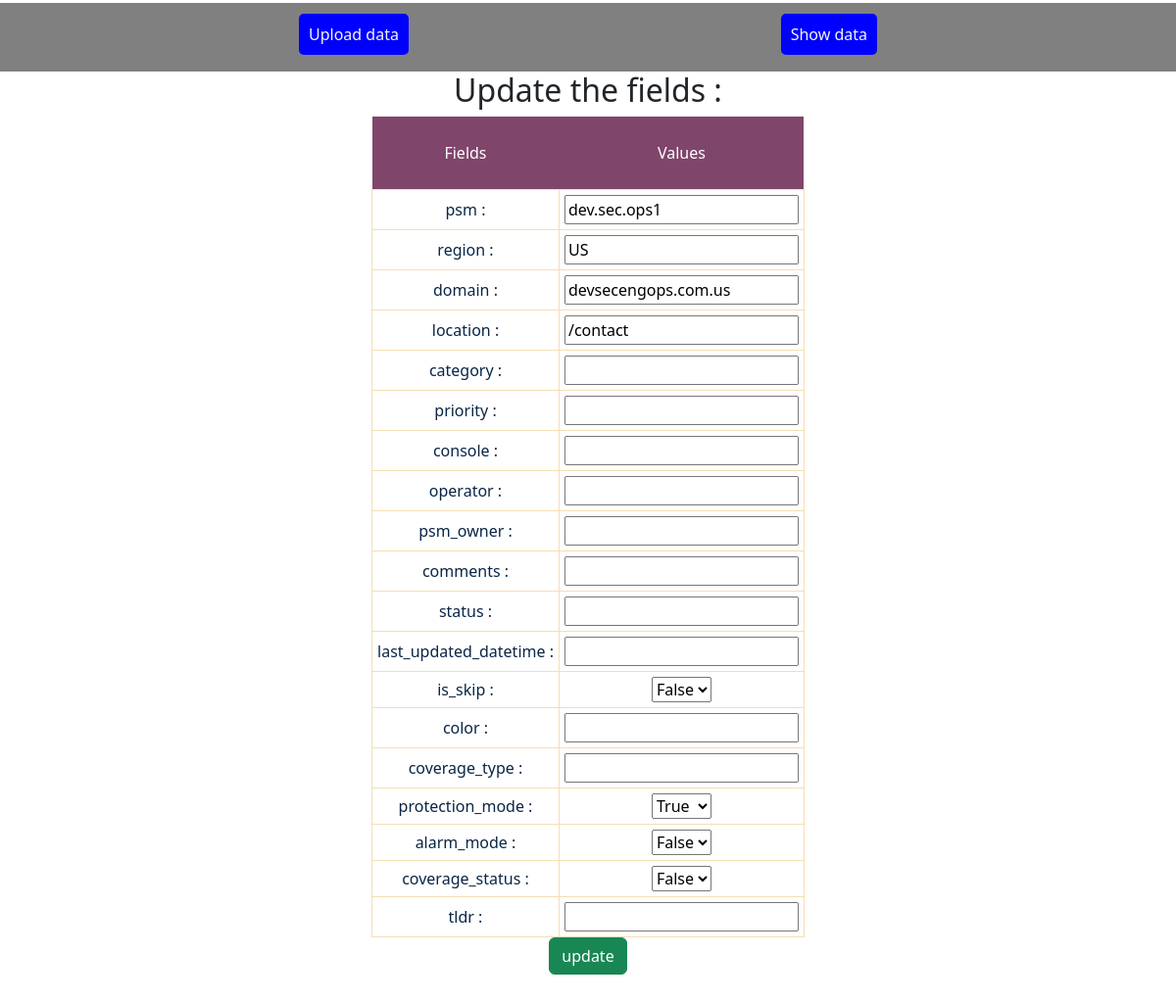
The app's page /edit-record/71/, older data.
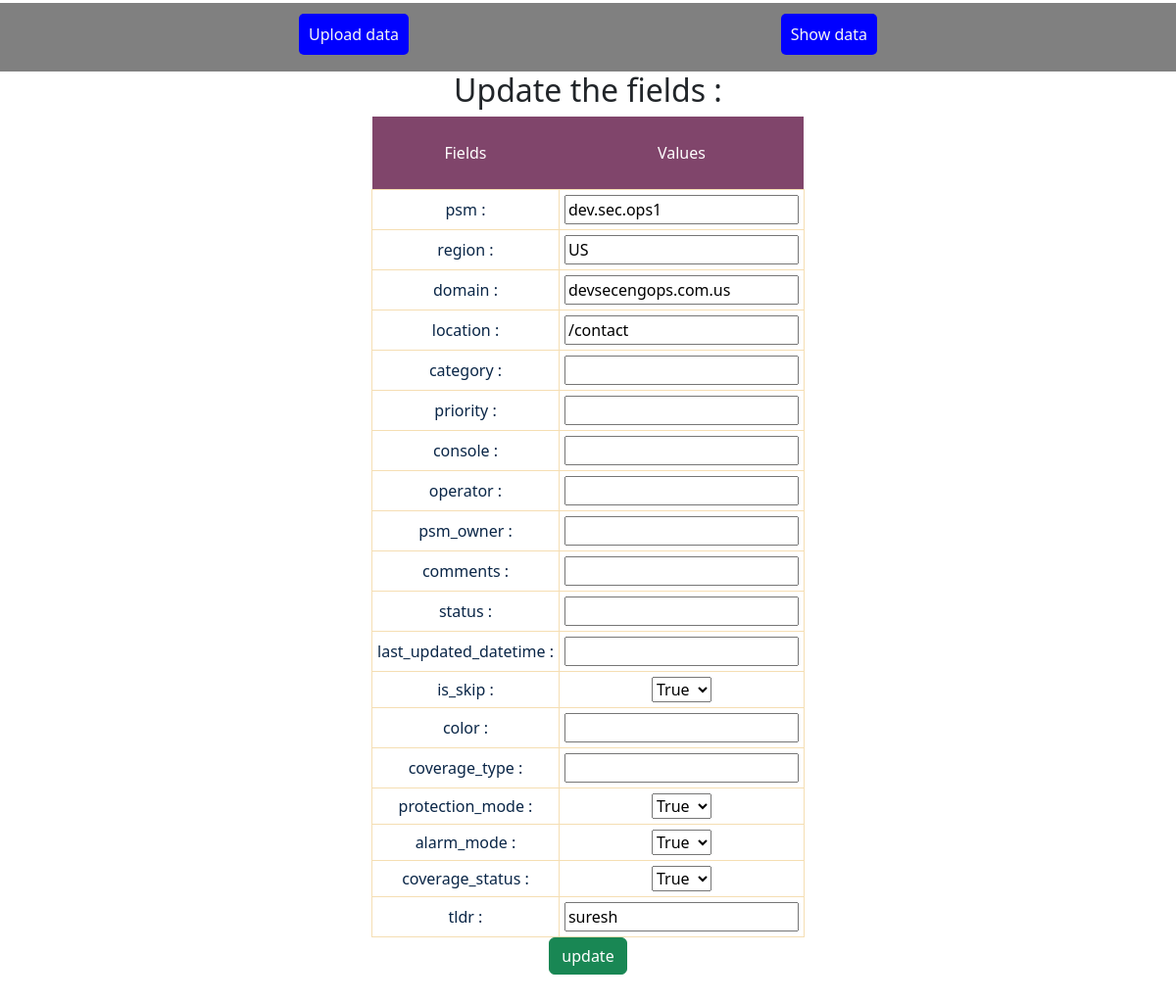
The same page, newer data.
### data/models.py (models this page shows)
class Record(models.Model):
    psm = models.CharField(max_length=200, null=True)
    region = models.CharField(max_length=20, null=True)
    domain = models.URLField(max_length=200, null=True)
    location = models.CharField(max_length=200, null=True)
    category = models.CharField(max_length=100, null=True)
    priority = models.CharField(max_length=50, null=True)
    console = models.CharField(max_length=50, null=True)
    operator = models.CharField(max_length=70, null=True)
    psm_owner = models.CharField(max_length=50, null=True)
    comments = models.CharField(max_length=200, null=True)
    status = models.CharField(max_length=50, null=True)
    last_updated_datetime = models.CharField(
        max_length=200, null=True)
    is_skip = models.BooleanField(default=False, null=True)
    color = models.CharField(max_length=50, null=True)
    coverage_type = models.CharField(max_length=50, null=True)
    protection_mode = models.BooleanField(default=False, null=True)
    alarm_mode = models.BooleanField(default=False, null=True)
    coverage_status = models.BooleanField(default=False, null=True)
    tldr = models.CharField(max_length=20, null=True)
    class Meta:
        unique_together = ['psm', 'region', 'domain', 'location']

### data/views.py (the view, shortened to what this page needs)
# urls.py: path("edit-record/<int:pk>/", views.editRecord, name="editRecord"),
def editRecord(request, pk):
    if request.method == "GET":
        data = models.Record.objects.get(pk=pk)
        print(data.is_skip)
        return render(request, 'edit.html', {'data': data})

### data/templates/edit.html (shortened to what the changed rows need)
{% extends "base.html" %}
{% block body %}
<div style="text-align: center;">
    <h2>Update the fields :</h2>
    <form action="{% url 'editRecord' data.pk %}" method="post">
        <div>
            <table style="margin-left: auto; margin-right: auto;" class="edit-table">
                <thead style="color : white;">
                    <th>Fields</th>
                    <th>Values</th>
                </thead>
                <tbody>
                    <tr>
                        <td><input type="text" name="psm" id="psm" value="{{data.psm|default:''}}" /></td>
                    </tr>
                    <tr>
                        <td><input type="text" name="region" id="region" value="{{data.region|default:''}}" /></td>
                    </tr>
                    <tr>
                        <td><input type="text" name="domain" id="domain" value="{{data.domain|default:''}}" /></td>
                    </tr>
                    <tr>
                        <td><input type="text" name="location" id="location" value="{{data.location|default:''}}" />
                        </td>
                    </tr>
                    <tr>
                        <td>
                            <select name="is_skip" id="is_skip">
                                <option value="True" {% if data.is_skip == True %}selected{% endif %}>True</option>
                                <option value="False" {% if data.is_skip == False %}selected{% endif %}>False</option>
                            </select>
                        </td>
                    </tr>
                    <tr>
                        <td>
                            <select name="protection_mode" id="protection_mode">
                                <option value="True" {% if data.protection_mode == True %}selected{% endif %}>True</option>
                            </select>
                            </td>
                    </tr>
                    <tr>
                        <td>
                            <select name="alarm_mode" id="alarm_mode">
                                <option value="True" {% if data.alarm_mode == True %}selected{% endif %}>True</option>
                                <option value="False" {% if data.alarm_mode == False %}selected{% endif %}>False</option>
                            </select>
                        </td>
                    </tr>
                    <tr>
                        <td>
                                <select name="coverage_status" id="coverage_status">
                                    <option value="True" {% if data.coverage_status == True %}selected{% endif %}>True</option>
                                    <option value="False" {% if data.coverage_status == False %}selected{% endif %}>False</option>
                                </select>
                        </td>
                    </tr>
                    <tr>
                        <td><input type="text" name="tldr" id="tldr" value="{{data.tldr|default:''}}" /></td>
                    </tr>
                </tbody>
            </table>
        </div>
    </form>
</div>
{% endblock %}

Row changes from the older to the newer data that the page shows:
changed Record "dev.sec.ops1": is_skip "False" → "True"; alarm_mode "False" → "True"; coverage_status "False" → "True"; tldr (not shown) → "suresh"
